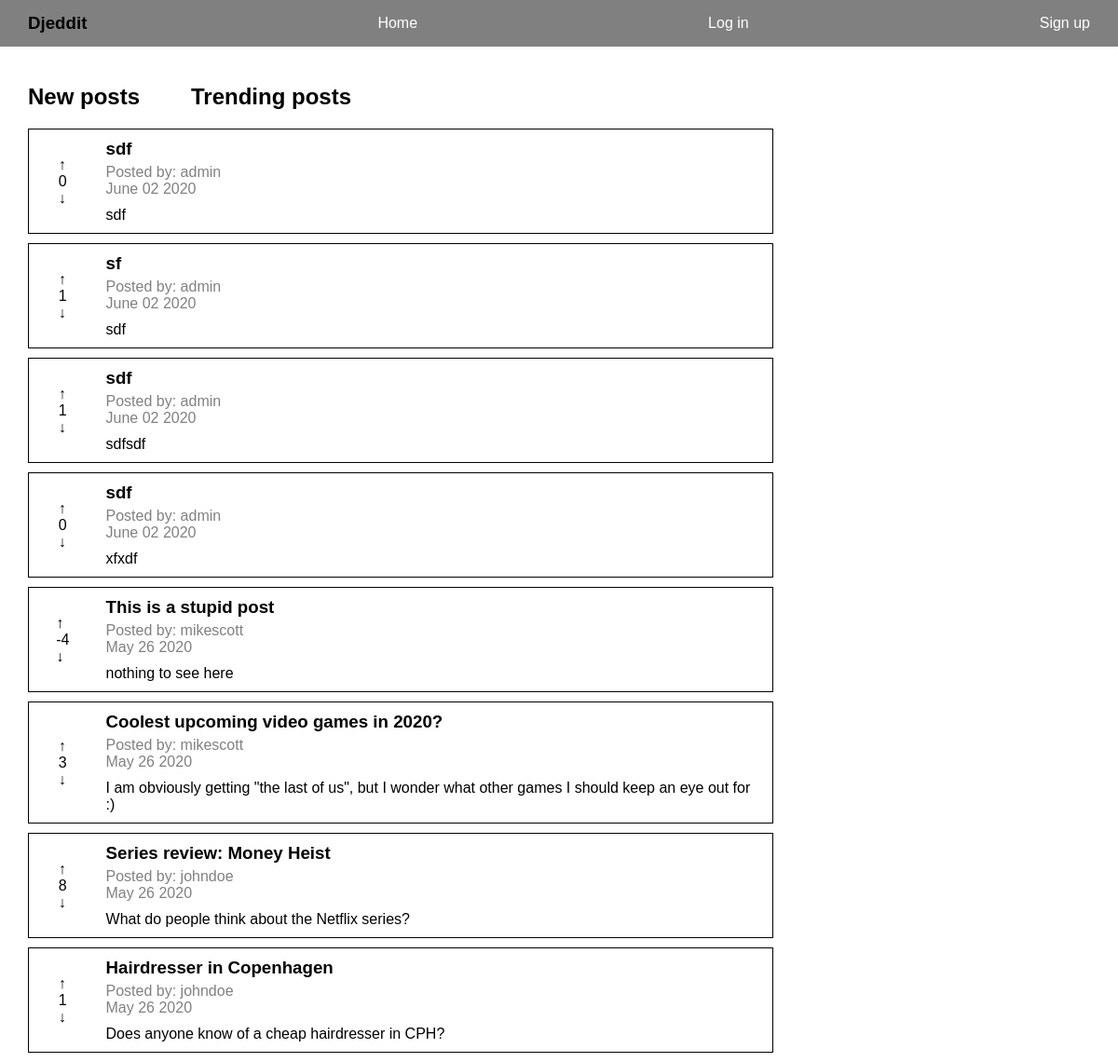
The page /reddit/ on the database as committed earlier.
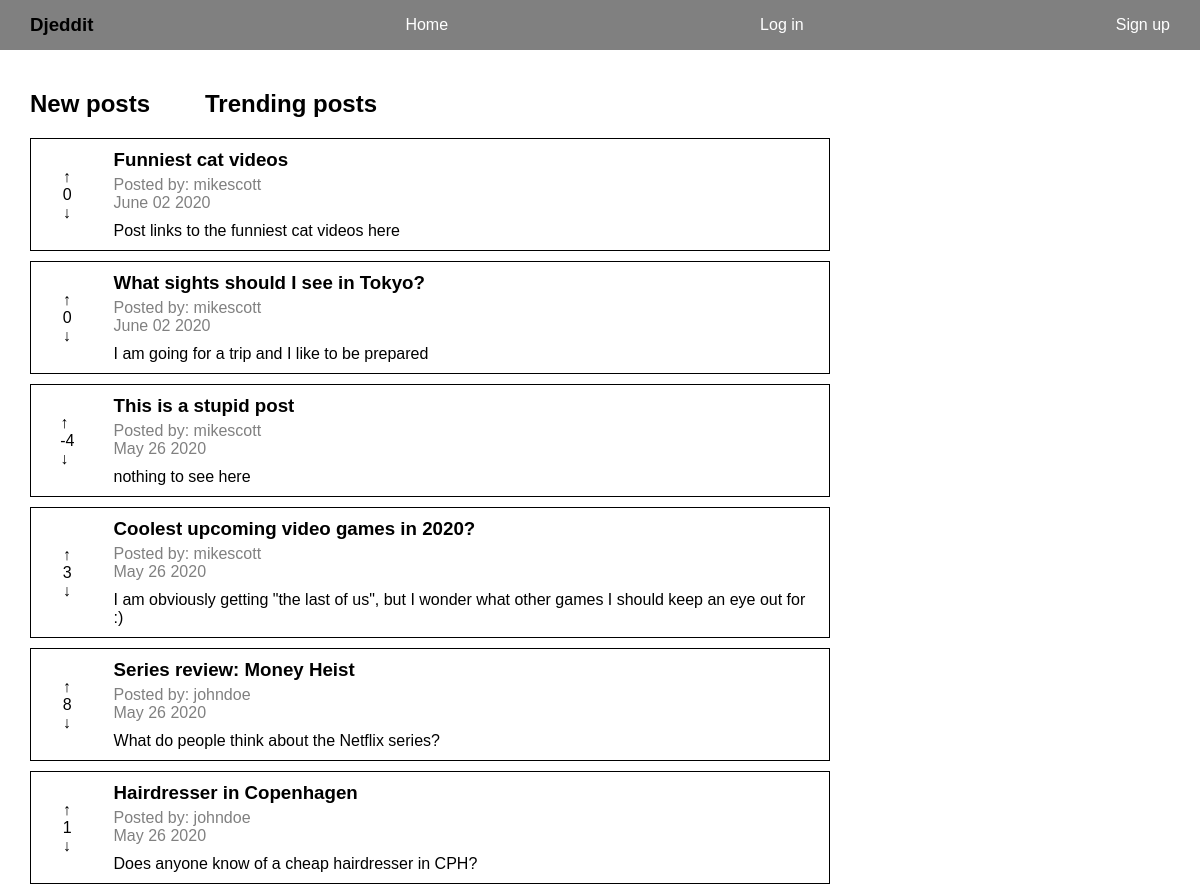
The same page on the database as committed later.
### reddit_app/models.py (models this page shows, shortened)
class Post(models.Model):
    title = models.CharField(max_length=200)
    author = models.ForeignKey(User, on_delete=models.CASCADE)
    text = models.TextField()
    votes = models.IntegerField(default=0)
    created_at = models.DateTimeField(auto_now_add=True)
    def date_posted(self):
        return self.created_at.strftime('%B %d %Y')

### reddit_app/views.py (the view)
# urls.py: path("", views.index, name="index"),
def index(request):
    posts = Post.objects.all().order_by('-created_at')
    context = {"posts": posts}
    return render(request, "reddit_app/index.html", context)

### templates/reddit_app/index.html (shortened to what this page needs)
{% extends "base.html" %}
{% block content %}
<div class="post-nav">
    <a href="{% url 'reddit_app:index' %}">
        <h2>New posts</h2>
    </a>
    <a href="{% url 'reddit_app:trending' %}">
        <h2>Trending posts</h2>
    </a>
</div>
<div id="posts">
    {% if posts.count %}
        {% for post in posts %}
            <div class="post-container post-{{post.id}}" style="border: 1px solid black; margin-bottom: 10px;">
                <div>
                    <p class="upvote post-vote" data-votes="{{post.votes}}" data-postid="{{ post.id }}" data-userid="{{ user.id }}">&uarr;</p>
                    <p class="votes">{{post.votes}}</p>
                    <p class="downvote post-vote" data-votes="{{post.votes}}" data-postid="{{ post.id }}" data-userid="{{ user.id }}">&darr;</p>
                </div>
                <div class="post">
                    <a href={% url 'reddit_app:single_post' post.id %}>
                        <h3>{{post.title}}</h3>
                        <div class="post-info">
                            <span>Posted by: {{post.author}}</span>
                            <p>{{post.date_posted}}</p>
                        </div>
                        <p>{{post.text}}</p>
                    </a>
                </div>
            </div>
        {% endfor %}
    {% else %}
        <p>There are no posts</p>
    {% endif %}
</div>
{% load static %}
{% endblock content %}

### templates/base.html (shortened to what this page needs)
<!DOCTYPE html>
<html lang="en">
    <head>
         {% load static %} <link rel="stylesheet" href="{% static "global/css/styles.css" %}" />
    </head>
    <body>
        <header>
            <nav>
                <ul>
                    <li>
                        <h3>Djeddit</h3>
                    </li>
                    <li>
                        <a href="{% url 'reddit_app:index' %}">Home</a>
                    </li>
                    {% if request.user.is_authenticated %}
                        <li>
                            <a href="{% url 'reddit_app:profile' %}">Profile</a>
                        </li>
                        <li>
                            <a href="{% url 'user_app:settings' %}">Settings</a>
                        </li>
                        <li>
                            <a href="{% url 'reddit_app:notifications' %}">Notifications</a>
                        </li>
                        <li>
                            <a href="{% url 'user_app:logout' %}">Log out</a>
                        </li>
                    {% else %}
                    <li>
                        <a href="{% url 'user_app:login' %}">Log in</a>
                    </li>
                    <li>
                        <a href="{% url 'user_app:signup' %}">Sign up</a>
                    </li>
                    {% endif %}
                </ul>
            </nav>
        </header>
        <main>
            {% block content %}{% endblock content %}
        </main>
    </body>
</html>

### static/css/styles.css (style rules this page uses)
* { padding: 0px; margin: 0px; font-family: sans-serif; box-sizing: border-box; }
main { padding-left: 30px; padding-top: 20px; }
nav { background: gray; }
nav li { list-style-type: none; }
nav ul { display: flex; justify-content: space-between; align-items: center; height: 50px; padding: 0px 30px; }
nav a { color: white }
a { text-decoration: none; }
h2 { padding: 20px 0px; }
.post-container a { color: black; }
.post-container { display: grid; grid-template-columns: .1fr 1fr; width: 800px; }
.post-container div:nth-child(1) { justify-self: center; align-self: center; }
.post { padding: 10px; }
.post-info { margin-bottom: 10px; }
.post-info { color: gray; }
.post-container h3 { margin-bottom: 5px; }
.post-nav { display: grid; grid-template-columns: 1fr 1fr; width: 350px; }
.post-nav a { color: black; }

Rows that differ between the two databases and show on the page:
removed Post: votes "0", title "sdf", author "admin", date_posted "June 02 2020", text "sdf"
removed Post: votes "1", title "sf", author "admin", date_posted "June 02 2020", text "sdf"
removed Post: votes "1", title "sdf", author "admin", date_posted "June 02 2020", text "sdfsdf"
removed Post: votes "0", title "sdf", author "admin", date_posted "June 02 2020", text "xfxdf"
added Post: votes "0", title "Funniest cat videos", author "mikescott", date_posted "June 02 2020", text "Post links to the funniest cat videos here"
added Post: votes "0", title "What sights should I see in Tokyo?", author "mikescott", date_posted "June 02 2020", text "I am going for a trip and I like to be prepared"
